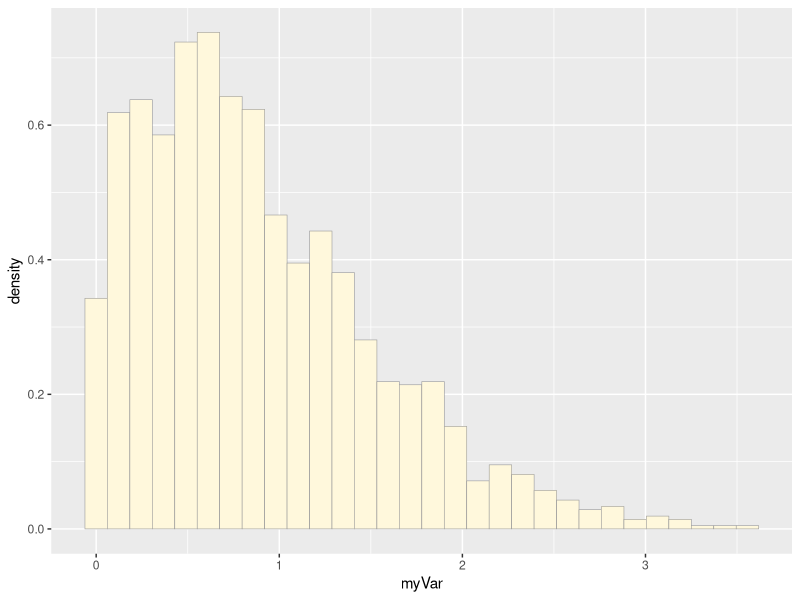
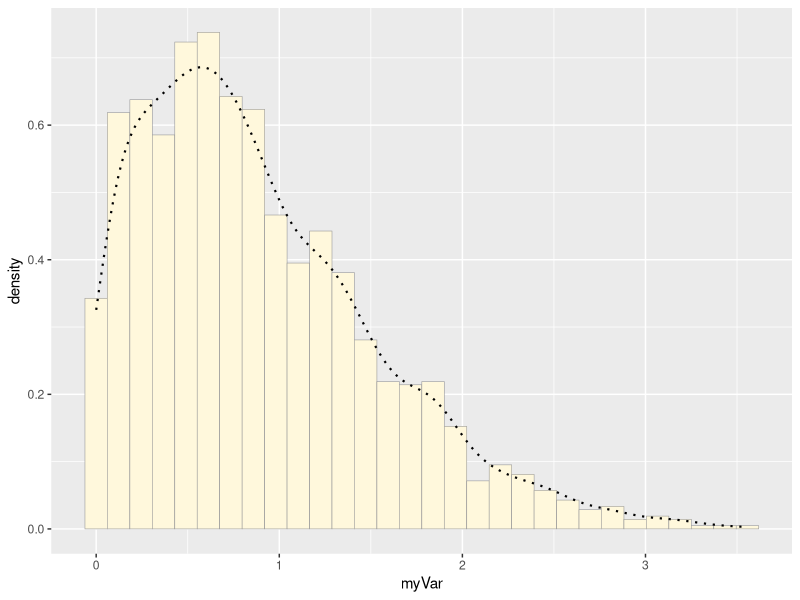
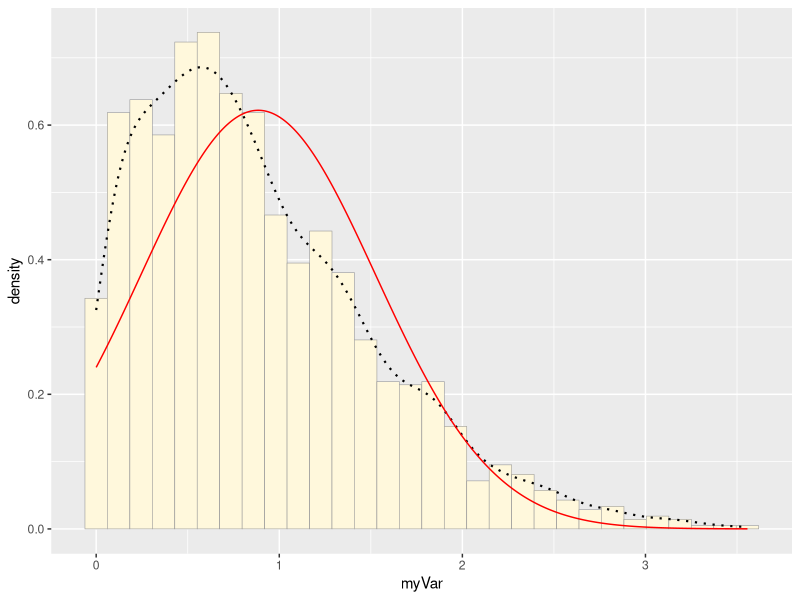
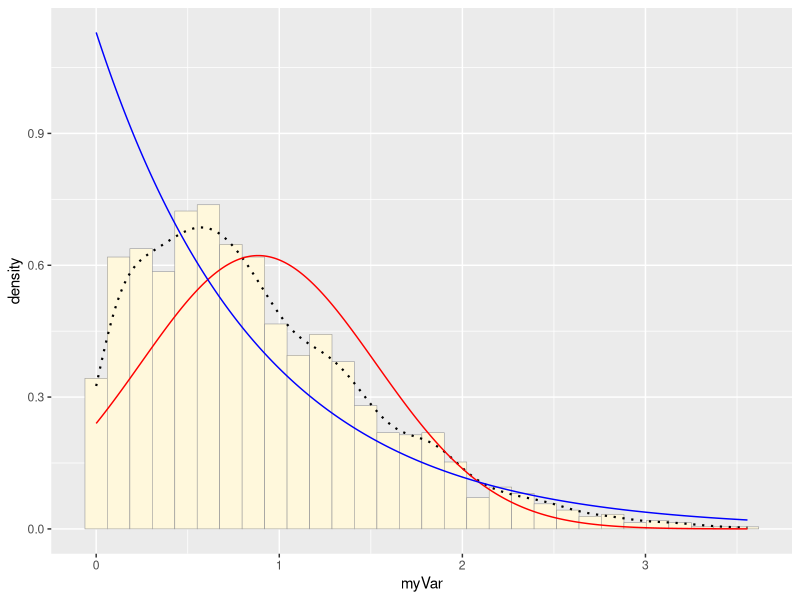
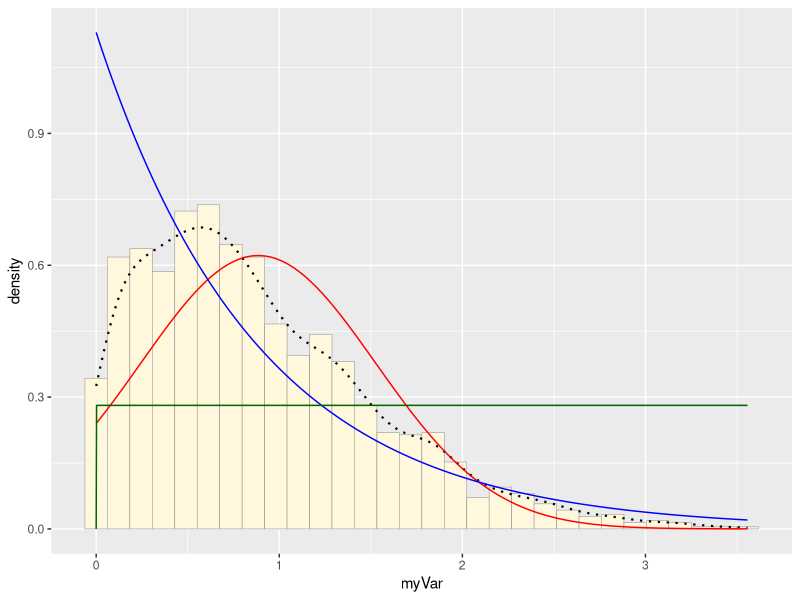
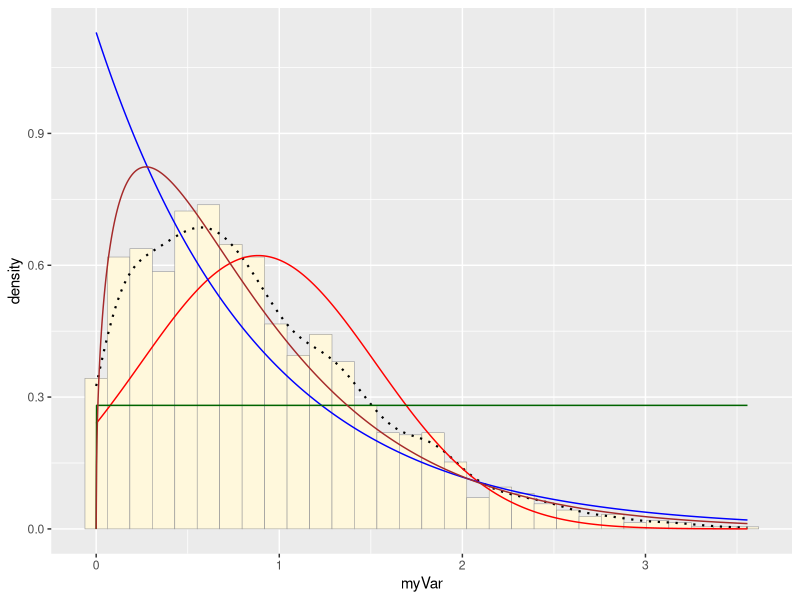
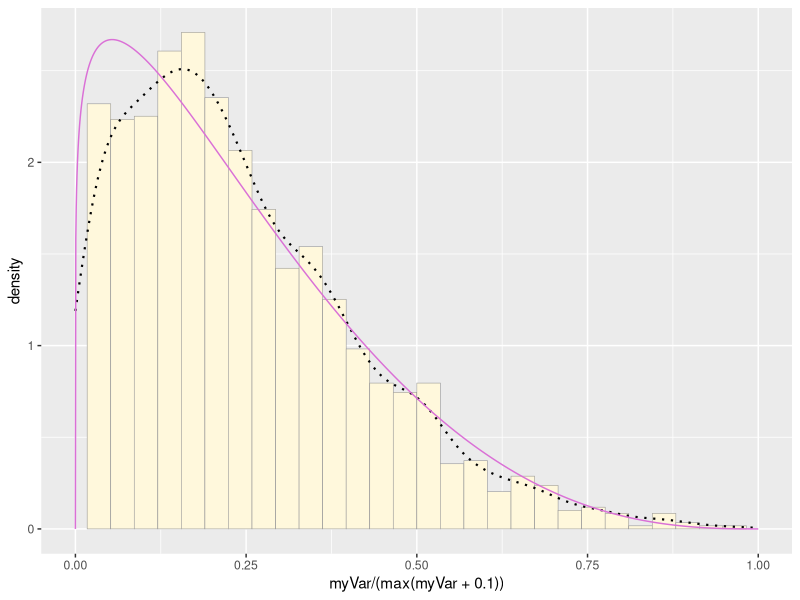

R code for these plots, in order:
## ---- chunk 1
library(ggplot2) # for graphics
library(MASS) # for maximum likelihood estimation

# quick and dirty, a truncated normal distribution to work on the solution set

z <- rnorm(n=3000,mean=0.2)
z <- data.frame(1:3000,z)
names(z) <- list("ID","myVar")
z <- z[z$myVar>0,]
str(z)
summary(z$myVar)

p1 <- ggplot(data=z, aes(x=myVar, y=..density..)) +
  geom_histogram(color="grey60",fill="cornsilk",size=0.2) 
print(p1)

p1 <-  p1 +  geom_density(linetype="dotted",size=0.75)
print(p1)

normPars <- fitdistr(z$myVar,"normal")
print(normPars)
str(normPars)
normPars$estimate["mean"] # note structure of getting a named attribute

meanML <- normPars$estimate["mean"]
sdML <- normPars$estimate["sd"]

xval <- seq(0,max(z$myVar),len=length(z$myVar))

stat <- stat_function(aes(x = xval, y = ..y..), fun = dnorm, colour="red", n = length(z$myVar), args = list(mean = meanML, sd = sdML))
 p1 + stat
 
expoPars <- fitdistr(z$myVar,"exponential")
rateML <- expoPars$estimate["rate"]

stat2 <- stat_function(aes(x = xval, y = ..y..), fun = dexp, colour="blue", n = length(z$myVar), args = list(rate=rateML))
 p1 + stat + stat2
 
stat3 <- stat_function(aes(x = xval, y = ..y..), fun = dunif, colour="darkgreen", n = length(z$myVar), args = list(min=min(z$myVar), max=max(z$myVar)))
 p1 + stat + stat2 + stat3
 
gammaPars <- fitdistr(z$myVar,"gamma")
shapeML <- gammaPars$estimate["shape"]
rateML <- gammaPars$estimate["rate"]

stat4 <- stat_function(aes(x = xval, y = ..y..), fun = dgamma, colour="brown", n = length(z$myVar), args = list(shape=shapeML, rate=rateML))
 p1 + stat + stat2 + stat3 + stat4
 
pSpecial <- ggplot(data=z, aes(x=myVar/(max(myVar + 0.1)), y=..density..)) +
  geom_histogram(color="grey60",fill="cornsilk",size=0.2) + 
  xlim(c(0,1)) +
  geom_density(size=0.75,linetype="dotted")

betaPars <- fitdistr(x=z$myVar/max(z$myVar + 0.1),start=list(shape1=1,shape2=2),"beta")
shape1ML <- betaPars$estimate["shape1"]
shape2ML <- betaPars$estimate["shape2"]

statSpecial <- stat_function(aes(x = xval, y = ..y..), fun = dbeta, colour="orchid", n = length(z$myVar), args = list(shape1=shape1ML,shape2=shape2ML))
pSpecial + statSpecial

